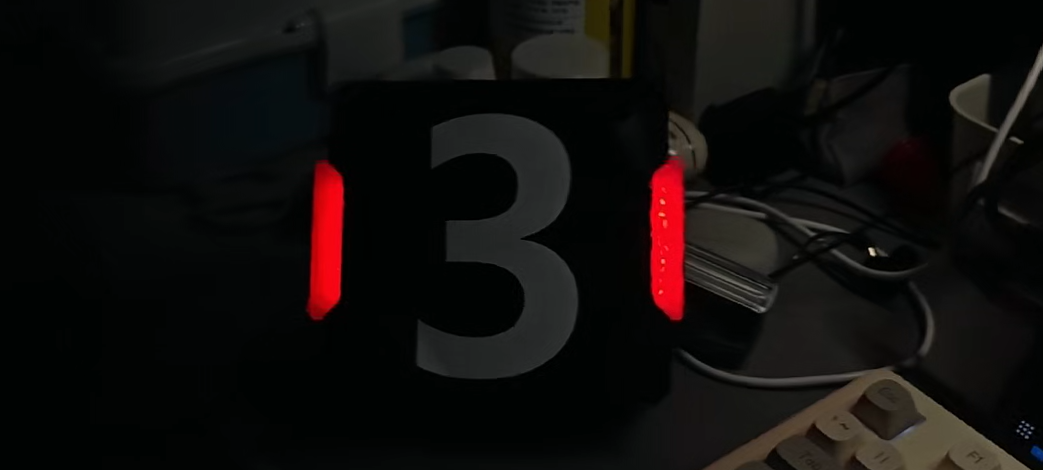
//> input picture 26计科梁灿军/培训3/hsv_demo/armor.png, 1043 x 470 px
$ ./main   (built with g++ and OpenCV 4)
//> lines starting //> are read from the running program, lines starting //| are printed output that depends on the picture; after the words box and inside, x2 and y2 are one past the last pixel; in counts of white or black regions, pixels touching at a corner belong together
#include <iostream>

#include <opencv2/opencv.hpp>

int main(int argc, char** argv)
{
    // 没给参数就读 armor.png
    std::string path = "armor.png";
    if (argc > 1)
    {
        path = argv[1];
    }

    cv::Mat img = cv::imread(path);
//> img is the input picture: 470 rows x 1043 cols, CV_8UC3; mean B, G, R 12.7, 14, 17.1
    if (img.empty())
    {
        std::cout << "图片读取失败: " << path << std::endl;
        return -1;
    }

    std::cout << "宽: " << img.cols << "  高: " << img.rows << std::endl;
//| 宽: 1043  高: 470

    cv::Mat hsv;
    cv::cvtColor(img, hsv, cv::COLOR_BGR2HSV);
//> hsv: 470 rows x 1043 cols, CV_8UC3; mean H, S, V 67.3, 121, 19

    // 拆成 H、S、V 三张单通道图
    std::vector<cv::Mat> channels;
    cv::split(hsv, channels);
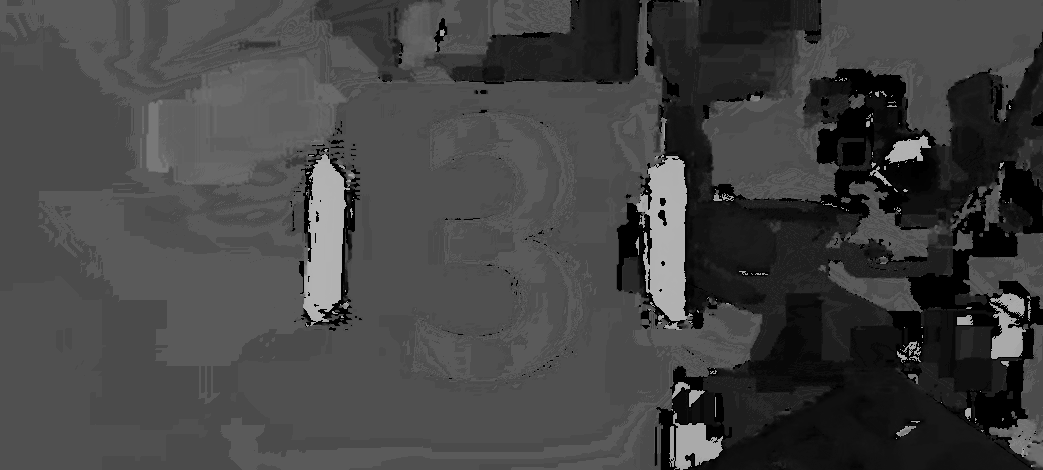
//> channels[0]: 470 rows x 1043 cols, CV_8UC1; min 0, max 179, mean 67.3
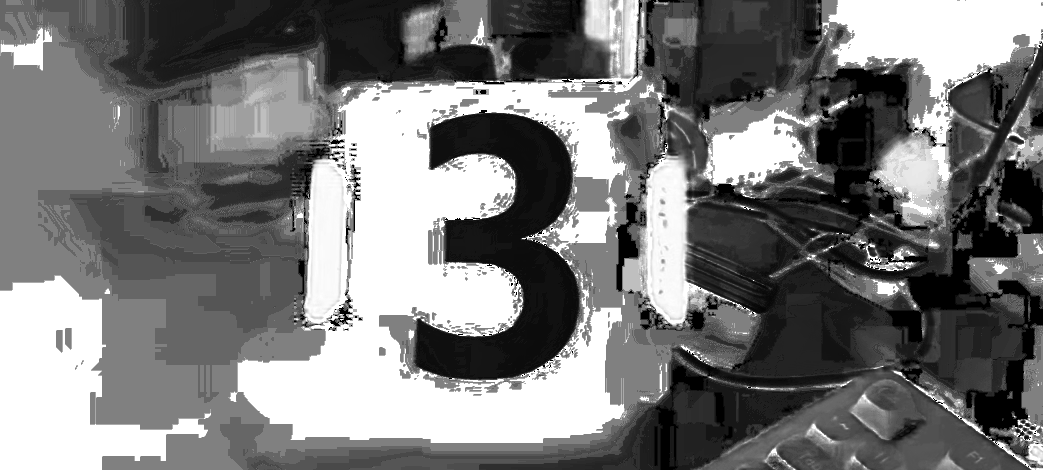
//> channels[1]: 470 rows x 1043 cols, CV_8UC1; min 0, max 255, mean 121
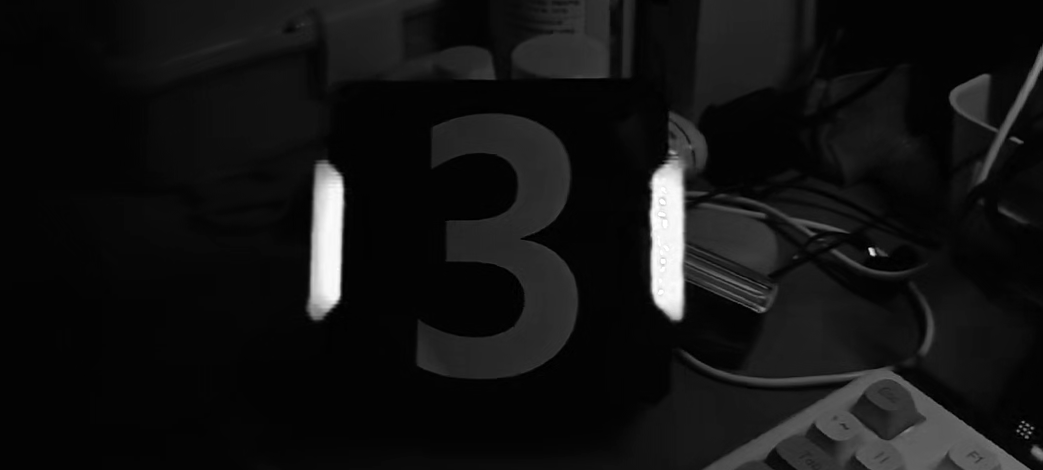
//> channels[2]: 470 rows x 1043 cols, CV_8UC1; min 0, max 255, mean 19

    // 红色在 H 上绕过了 0 点，所以要分两段取，再并起来
    cv::Mat lower, upper, mask;
    cv::inRange(hsv, cv::Scalar(0, 43, 46), cv::Scalar(10, 255, 255), lower);
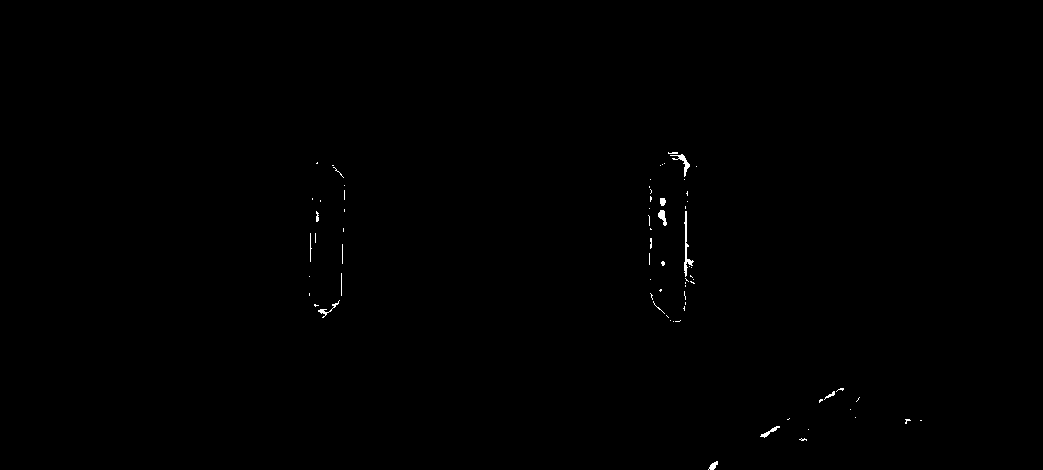
//> lower: 470 rows x 1043 cols, CV_8UC1; 0.21% white in thin lines or dots, all inside (x1, y1, x2, y2) = (309, 152, 922, 470)
    cv::inRange(hsv, cv::Scalar(170, 43, 46), cv::Scalar(180, 255, 255), upper);
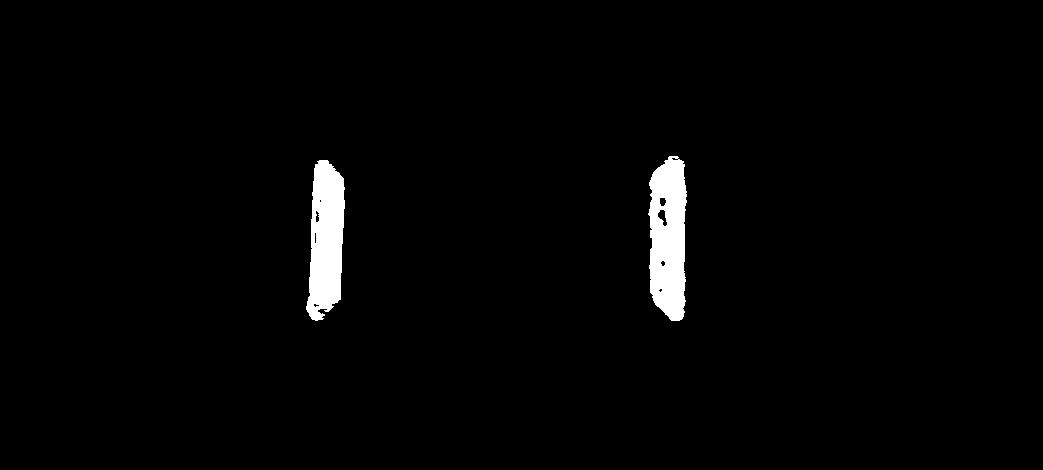
//> upper: 470 rows x 1043 cols, CV_8UC1; 2% white; 2 white regions, box (x1, y1, x2, y2) and area: (648, 156, 687, 321) 5084, (306, 160, 345, 321) 4608
    cv::bitwise_or(lower, upper, mask);
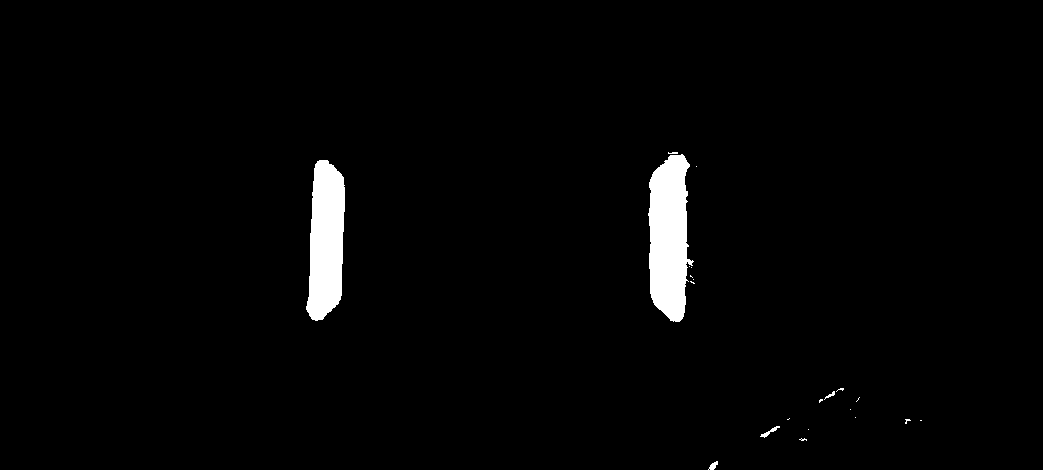
//> mask: 470 rows x 1043 cols, CV_8UC1; 2.2% white; 22 white regions (17 under 20 px), largest, box (x1, y1, x2, y2) and area: (648, 154, 694, 322) 5650, (306, 160, 345, 321) 4838, (760, 426, 780, 438) 66, (708, 461, 718, 470) 49, (824, 391, 835, 400) 31

    std::cout << "红色像素: " << cv::countNonZero(mask) << std::endl;
//| 红色像素: 10730

    // 原图太大，缩一半摆成 2x2，一屏能看全
    std::vector<cv::Mat> views = {channels[0], channels[1], channels[2], mask};
    std::vector<std::string> names = {"H", "S", "V", "red_mask"};

    for (size_t i = 0; i < views.size(); i++)
    {
        cv::Mat small;
        cv::resize(views[i], small, cv::Size(), 0.6, 0.6);
        cv::imshow(names[i], small);
        cv::moveWindow(names[i], (int)(i % 2) * 640, (int)(i / 2) * 320);
    }
//> this loop made 4 passes
//> pass 2, `cv::resize(views[i], small, cv::Size(), 0.6, 0.6);`:
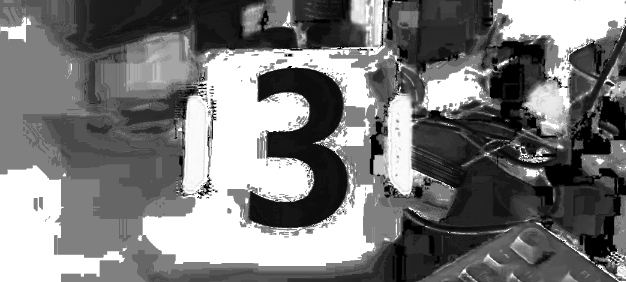
//> small: 282 rows x 626 cols, CV_8UC1; min 0, max 255, mean 120.9

    cv::imwrite("red_mask.png", mask);
    std::cout << "已保存 red_mask.png" << std::endl;

    cv::waitKey(0);
    cv::destroyAllWindows();

    return 0;
}
